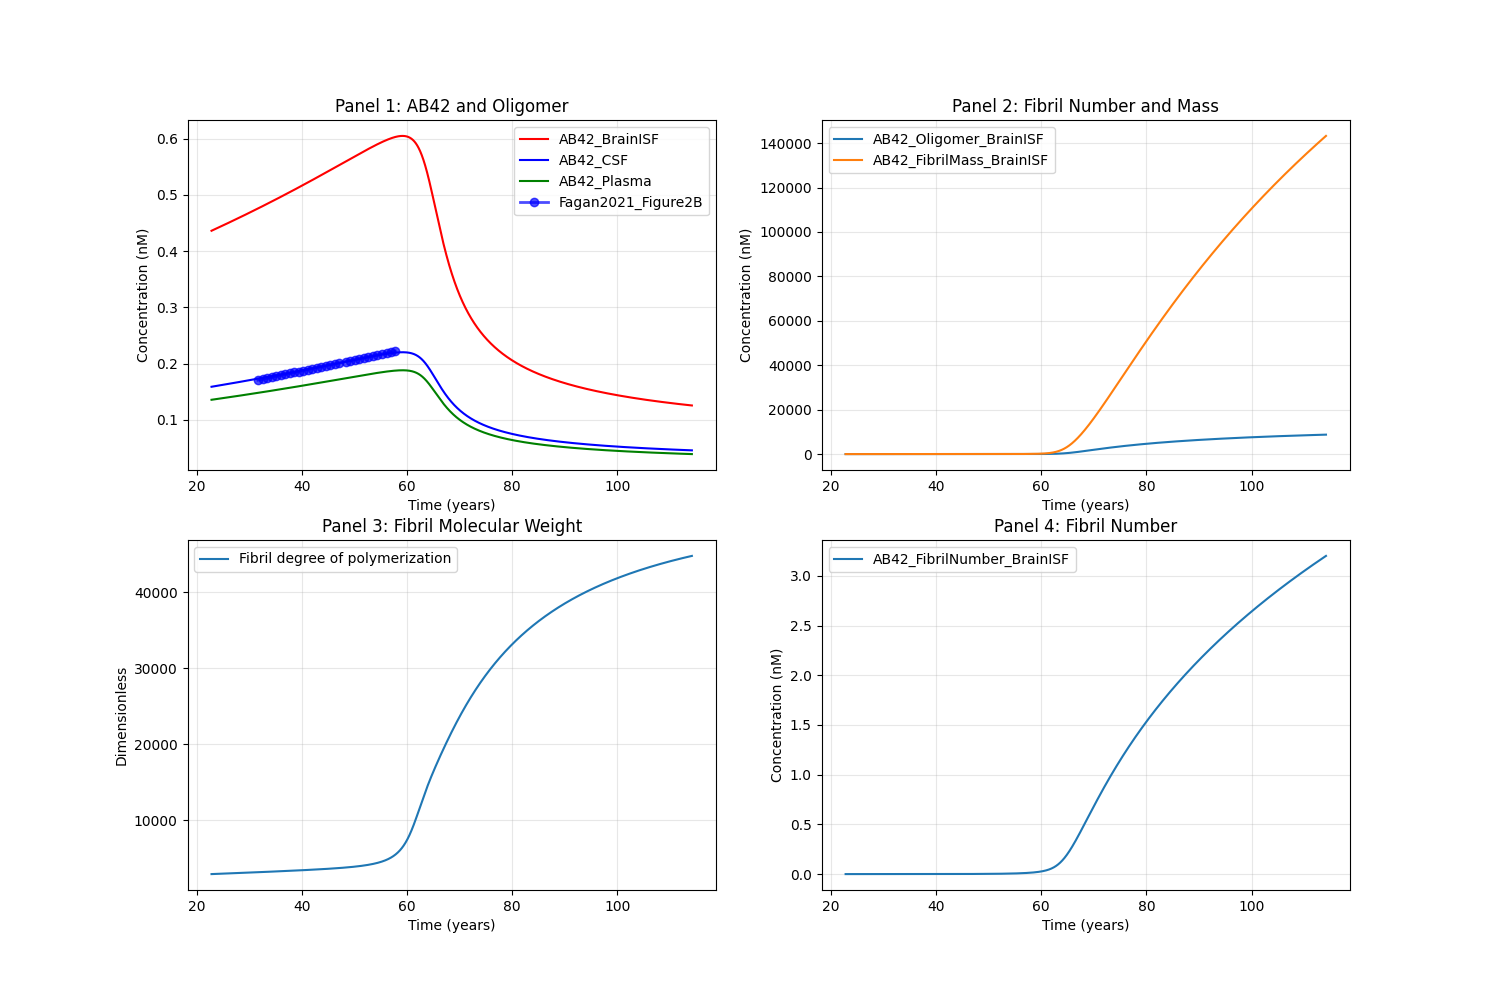

Here is the Python script that generated this plot:
import tellurium as te
import numpy as np
import matplotlib.pyplot as plt
import pandas as pd


def run_simulation():
    r = te.loada(__file__.replace('.py', '.txt'))
    r.setIntegrator('cvode')
    r.integrator.absolute_tolerance = 1e-8
    r.integrator.relative_tolerance = 1e-8
    r.integrator.setValue('stiff', True)
    result = r.simulate(0, 1000, 10000)
    result = r.simulate(1000, 200000, 200000)
    result = r.simulate(200000, 1000000, 1300000, ['time','[Antibody_Plasma]','[Antibody_BrainISF]','[Antibody_LiverVascular]',
    '[Antibody_LungVascular]','[Antibody_LymphNode]','[Antibody_BrainVascular]','[Antibody_BBB]','[Antibody_SAS]',
    '[Antibody_LV]','[APP_BrainISF]','[AB42_BrainISF]','[C99_BrainISF]','[AB42_Oligomer_BrainISF]','[AB42_FibrilNumber_BrainISF]','[AB42_FibrilMass_BrainISF]',
    '[AB42_Plasma]','[AB42_SAS]','Fibril_degree_polymerization'])
    
    # Create two-panel subplot layout
    fig, axes = plt.subplots(2, 2, figsize=(15, 10))
    ax1, ax2 = axes[0]
    ax3, ax4 = axes[1]
    
    # Left panel - first two variables
    ax1.plot(result['time']/24/365, result['[AB42_BrainISF]'], label='AB42_BrainISF',color='red')
    # ax1.plot(result['time'], result['[Antibody_BrainISF]'], label='Antibody_BrainISF')
    ax1.plot(result['time']/24/365, result['[AB42_SAS]'], label='AB42_CSF',color='blue')
    ax1.plot(result['time']/24/365, result['[AB42_Plasma]'], label='AB42_Plasma',color='green')
    # ax1.plot(result['time'], result['[Antibody_Plasma]'], label='Antibody_Plasma')
    # Read the CSV file
    df = pd.read_csv('Fagan2021_Figure2B.csv')
    dian_noncarrier_data = df[df['series'] == 'DIAN_noncarrier']
    ax1.plot(dian_noncarrier_data['time'], dian_noncarrier_data['measurement'], 
         marker='o', linewidth=2, markersize=6, color='blue', alpha=0.7,label='Fagan2021_Figure2B')

    ax1.set_xlabel('Time (years)')
    ax1.set_ylabel('Concentration (nM)')
    ax1.set_title('Panel 1: AB42 and Oligomer')
    ax1.legend()
    ax1.grid(True, alpha=0.3)
    
    # Right panel - second two variables
    ax2.plot(result['time']/24/365, result['[AB42_Oligomer_BrainISF]'], label='AB42_Oligomer_BrainISF')
    
    ax2.plot(result['time']/24/365, result['[AB42_FibrilMass_BrainISF]'], label='AB42_FibrilMass_BrainISF')
    ax2.set_xlabel('Time (years)')
    ax2.set_ylabel('Concentration (nM)')
    ax2.set_title('Panel 2: Fibril Number and Mass')
    ax2.legend()
    ax2.grid(True, alpha=0.3)

    ax3.plot(result['time']/24/365, result['Fibril_degree_polymerization'], label='Fibril degree of polymerization')
    ax3.set_xlabel('Time (years)')
    ax3.set_ylabel('Dimensionless')
    ax3.set_title('Panel 3: Fibril Molecular Weight')
    ax3.legend()
    ax3.grid(True, alpha=0.3)
    
    ax4.plot(result['time']/24/365, result['[AB42_FibrilNumber_BrainISF]'], label='AB42_FibrilNumber_BrainISF')
    ax4.set_xlabel('Time (years)')
    ax4.set_ylabel('Concentration (nM)')
    ax4.set_title('Panel 4: Fibril Number')
    ax4.legend()
    ax4.grid(True, alpha=0.3)
    
    
    plt.savefig(__file__.replace('.py', '.png'))
    plt.tight_layout()

    plt.show()

if __name__ == "__main__":
    run_simulation()
    
